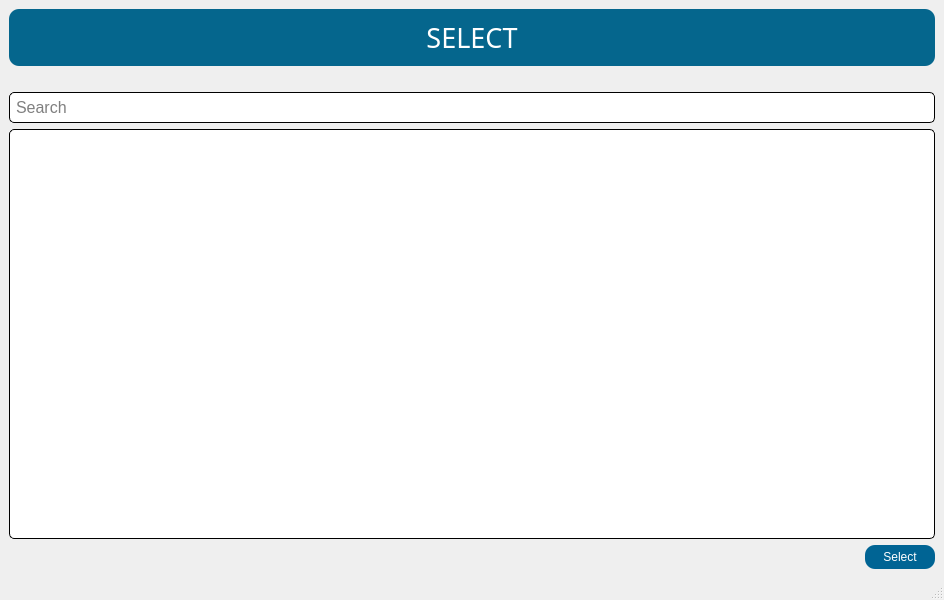
<?xml version="1.0" encoding="UTF-8"?>
<ui version="4.0">
 <class>SelectWindow</class>
 <widget class="QMainWindow" name="SelectWindow">
  <property name="geometry">
   <rect>
    <x>0</x>
    <y>0</y>
    <width>944</width>
    <height>600</height>
   </rect>
  </property>
  <property name="windowTitle">
   <string>Select</string>
  </property>
  <widget class="QWidget" name="centralwidget">
   <layout class="QGridLayout" name="gridLayout">
    <item row="0" column="0" colspan="2">
     <widget class="QLabel" name="label_4">
      <property name="font">
       <font>
        <family>Impact</family>
        <pointsize>20</pointsize>
       </font>
      </property>
      <property name="styleSheet">
       <string notr="true">QLabel {
	color: white;
    background-color: #05668d;
    border-style: outset;
    border-radius: 10px;
    padding: 10px;
	margin: 0px 0px 20px 0px;
}</string>
      </property>
      <property name="text">
       <string>SELECT</string>
      </property>
      <property name="alignment">
       <set>Qt::AlignCenter</set>
      </property>
     </widget>
    </item>
    <item row="2" column="0" colspan="2">
     <widget class="QLineEdit" name="selectwindow_txtSearch">
      <property name="font">
       <font>
        <family>Arial</family>
        <pointsize>12</pointsize>
       </font>
      </property>
      <property name="styleSheet">
       <string notr="true">QLineEdit {
	background-color: white;
	border-style: inset;
	border-width: 1px;
	border-radius: 5px;
	border-color: black;
	padding: 4px;
}

QLineEdit:focus {
	border-width: 2px;
	border-color: #028090;
}</string>
      </property>
      <property name="placeholderText">
       <string>Search</string>
      </property>
      <property name="clearButtonEnabled">
       <bool>true</bool>
      </property>
     </widget>
    </item>
    <item row="3" column="0" colspan="2">
     <widget class="QTableWidget" name="selectwindow_tblSelect">
      <property name="focusPolicy">
       <enum>Qt::ClickFocus</enum>
      </property>
      <property name="styleSheet">
       <string notr="true">QTableWidget {
	background-color: white;
	border-style: inset;
	border-width: 1px;
	border-radius: 5px;
	border-color: black;
	padding: 4px;
}

QTableWidget:focus {
	border-width: 2px;
	border-color: #028090;
}</string>
      </property>
      <property name="editTriggers">
       <set>QAbstractItemView::NoEditTriggers</set>
      </property>
      <property name="tabKeyNavigation">
       <bool>false</bool>
      </property>
      <property name="alternatingRowColors">
       <bool>false</bool>
      </property>
      <property name="selectionMode">
       <enum>QAbstractItemView::SingleSelection</enum>
      </property>
      <property name="selectionBehavior">
       <enum>QAbstractItemView::SelectRows</enum>
      </property>
      <property name="sortingEnabled">
       <bool>true</bool>
      </property>
      <property name="cornerButtonEnabled">
       <bool>false</bool>
      </property>
      <attribute name="horizontalHeaderStretchLastSection">
       <bool>true</bool>
      </attribute>
      <attribute name="verticalHeaderVisible">
       <bool>false</bool>
      </attribute>
     </widget>
    </item>
    <item row="4" column="1">
     <widget class="QPushButton" name="selectwindow_btnSelect">
      <property name="sizePolicy">
       <sizepolicy hsizetype="Fixed" vsizetype="Fixed">
        <horstretch>0</horstretch>
        <verstretch>0</verstretch>
       </sizepolicy>
      </property>
      <property name="cursor">
       <cursorShape>PointingHandCursor</cursorShape>
      </property>
      <property name="styleSheet">
       <string notr="true">QPushButton {
	width: 60px;
	color: white;
    background-color: #006494;
    border-style: outset;
    border-radius: 10px;
    padding: 5px;
}

QPushButton:hover {
	    background-color: #0582ca;
}</string>
      </property>
      <property name="text">
       <string>Select</string>
      </property>
     </widget>
    </item>
   </layout>
  </widget>
  <widget class="QMenuBar" name="menubar">
   <property name="geometry">
    <rect>
     <x>0</x>
     <y>0</y>
     <width>944</width>
     <height>21</height>
    </rect>
   </property>
  </widget>
  <widget class="QStatusBar" name="statusbar"/>
 </widget>
 <resources/>
 <connections/>
</ui>
